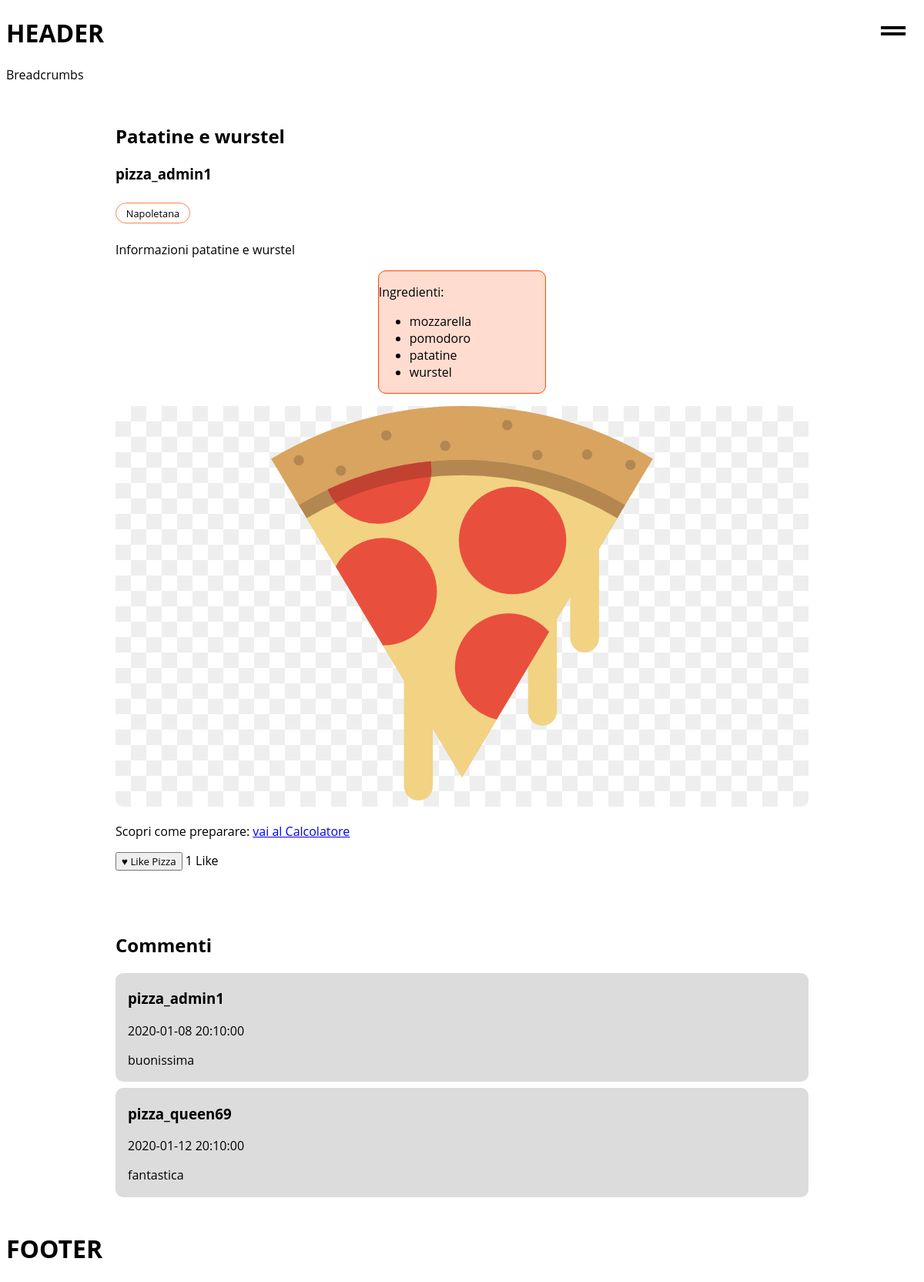
The page /pages/php/ricetta.php?id=4 on the database its author committed.
### tables this page shows
CREATE TABLE ricette (
    id INT AUTO_INCREMENT,
    nome VARCHAR(50) NOT NULL,
    vegetariana BOOLEAN DEFAULT FALSE,
    tipo VARCHAR(20) NOT NULL, 
    ingredienti TEXT NOT NULL,
    informazioni TEXT NOT NULL,
    autore INT NOT NULL,
    nome_immagine VARCHAR(255) DEFAULT "default.jpg",
    PRIMARY KEY (id),
    UNIQUE (nome),
    FOREIGN KEY (autore) REFERENCES utenti (id)
);

CREATE TABLE utenti (
    id INT AUTO_INCREMENT,
    email VARCHAR(50) NOT NULL,
    pword VARCHAR(256) NOT NULL,
    username VARCHAR(20) NOT NULL,
    is_admin BOOLEAN DEFAULT FALSE,
    PRIMARY KEY (id),
    UNIQUE (username)
);

### scripts/php/replace.php (called while the page is built)
<?php
function replace($string_input, $array_replacements) {
  foreach ($array_replacements as $key => $value) {
    $string_input = str_replace($key, $value, $string_input);
  }
  return $string_input;
}
?>

### pages/php/ricetta.php (the view, shortened to what this page needs)
<?php
require_once(__DIR__ . "/../../scripts/php/replace.php");
$ricetta_id = $_GET['id'];
$sql = "SELECT utenti.username AS autore,
               ricette.nome AS nome,
               ricette.tipo AS tipo,
               ricette.vegetariana AS vegetariana,
               ricette.informazioni AS informazioni,
               ricette.ingredienti AS ingredienti,
               ricette.nome_immagine AS immagine
        FROM ricette JOIN utenti ON ricette.autore=utenti.id
        WHERE ricette.id=\"$ricetta_id\"";
$result = $GLOBALS["db_connection"]->query($sql);
$row = $result->fetch_assoc();
$ricetta_nome = $row["nome"];
$ricetta_autore = $row["autore"];
$ricetta_tipo = $row["tipo"];
$ricetta_informazioni = $row["informazioni"];
$ricetta_immagine = $row["immagine"];
$ricetta_vegetariana = "";
$ricetta_ingredienti = "";
$ingredienti = $row["ingredienti"];
$array_ingredienti = explode(',', $ingredienti);
foreach ($array_ingredienti as $ingrediente) {
  $ingrediente = trim($ingrediente);
  $html_ingrediente = file_get_contents(__DIR__ . "/../html/components/ricetta_ingrediente.html");
  $html_ingrediente = str_replace("<placeholder_sql_ricetta_ingrediente />", $ingrediente, $html_ingrediente);
  $ricetta_ingredienti .= $html_ingrediente . "\n";
}
$sql = "SELECT COUNT(*) AS n_likes
        FROM likes JOIN ricette ON likes.ricetta=ricette.id
        WHERE ricette.id=\"$ricetta_id\"";
$result = $GLOBALS["db_connection"]->query($sql);
$row = $result->fetch_assoc();
$ricetta_likes = $row["n_likes"];
$ricetta_commenti = "";
$html_ricetta_commento_template = file_get_contents(__DIR__ . "/../html/components/ricetta_commento.html");
$sql = "SELECT commenti.contenuto AS contenuto,
               commenti.data_ora AS data_ora,
               utenti.username AS username
        FROM commenti JOIN utenti ON commenti.autore=utenti.id
        WHERE commenti.ricetta=\"$ricetta_id\"";
$result = $GLOBALS["db_connection"]->query($sql);
while ($row = $result->fetch_assoc()) {
  $replacements_commento = [
    "<placeholder_sql_ricetta_commento_username />" => $row["username"],
    "<placeholder_sql_ricetta_commento_dataora />" => $row["data_ora"],
    "<placeholder_sql_ricetta_commento_contenuto />" => $row["contenuto"]
  ];
  $html_ricetta_commento = replace($html_ricetta_commento_template, $replacements_commento);
  $ricetta_commenti .= $html_ricetta_commento . "\n";
}
$page = file_get_contents(__DIR__ . "/../html/ricetta.html");
$replacements = [
  "<placeholder_head_default_tags />" => file_get_contents(__DIR__ . "/../html/components/head_default_tags.html"),
  "<placeholder_header />" => file_get_contents(__DIR__ . "/../html/components/header.html"),
  "<placeholder_footer />" => file_get_contents(__DIR__ . "/../html/components/footer.html"),
  "<placeholder_breadcrumbs />" => file_get_contents(__DIR__ . "/../html/components/breadcrumbs.html"),
  "<placeholder_nav />" => file_get_contents(__DIR__ . "/../html/components/nav.html"),
  "<placeholder_sql_ricetta_nome />" => $ricetta_nome,
  "<placeholder_sql_ricetta_autore />" => $ricetta_autore,
  "<placeholder_sql_ricetta_tipo />" => $ricetta_tipo,
  "<placeholder_sql_ricetta_vegetariana_tag />" => $ricetta_vegetariana,
  "<placeholder_sql_ricetta_informazioni />" => $ricetta_informazioni,
  "<placeholder_sql_ricetta_ingredienti />" => $ricetta_ingredienti,
  "<placeholder_sql_ricetta_immagine />" => $ricetta_immagine,
  "<placeholder_sql_likes />" => $ricetta_likes,
  "<placeholder_sql_ricetta_commenti />" => $ricetta_commenti
];
echo replace($page, $replacements);
?>

### styles/style.css (style rules this page uses)
main { width: fit-content; max-width: 1024px; margin: auto; padding: 1em; }
.ricette-tags { padding: 0; }
.ricetta-tag-pizza { display: inline-block; list-style-type: none; padding: 0.3em 1em; margin: 0.5em 0em; border-radius: 5em; border: 1px solid coral; font-size: 0.8em; }
.ricetta-image { width: 100%; border-radius: 10px; }
.commenti { margin-top: 5em; }
.commento { background-color: rgb(220, 220, 220); border-radius: 10px; padding: 0.1em 1em; margin: 0.5em 0em; }
.ricetta-ingredienti-container { width: fit-content; margin: 1em auto; padding-right: 6em; background-color: rgb(255, 220, 207); border: 1px solid orangered; border-radius: 10px; }
* { font-family: "Open Sans", sans-serif; }
#main-navigation-toggle ~ label { cursor: pointer; position: fixed; right: 1rem; top: 1rem; z-index: 100; background-color: white; }
#main-navigation-toggle ~ label span { display: block; height: 2rem; padding: 0.5rem; position: relative; transition: transform calc(var(--td) * 3) var(--te); width: 2rem; }
#main-navigation-toggle ~ label span::before, #main-navigation-toggle ~ label span::after { background-color: #000; bottom: 0; content: ""; height: 4px; margin: auto; position: absolute; left: 0; right: 0; top: 0; width: calc(100% - 1em); transition: all 0.3s; }
#main-navigation-toggle ~ label span::before { transform: rotate(0) translateY(-100%); }
#main-navigation-toggle ~ label span::after { transform: rotate(0) translateY(100%); }

### rows shown on the page
ricette: replace($page, $replacements) "HEADER Breadcrumbs Patatine e wurstel pizza_admin1 Napoletana Informazioni patatine e wurstel Ingredienti: mozzarella pomodoro patatine wurstel Scopri come preparare: vai al Calcolatore ♥ Like Pizza 1 Like Commenti pizza_admin1 2020-01-08 20:10:00 buonissima pizza_queen69 2020-01-12 20:10:00 fantastica FOOTER", nome_immagine+informazioni+tipo (placeholder picture)
